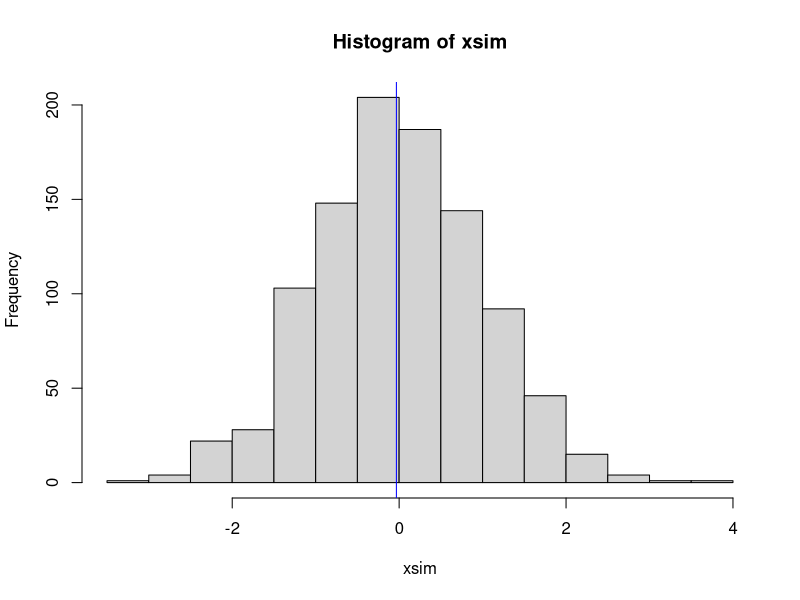
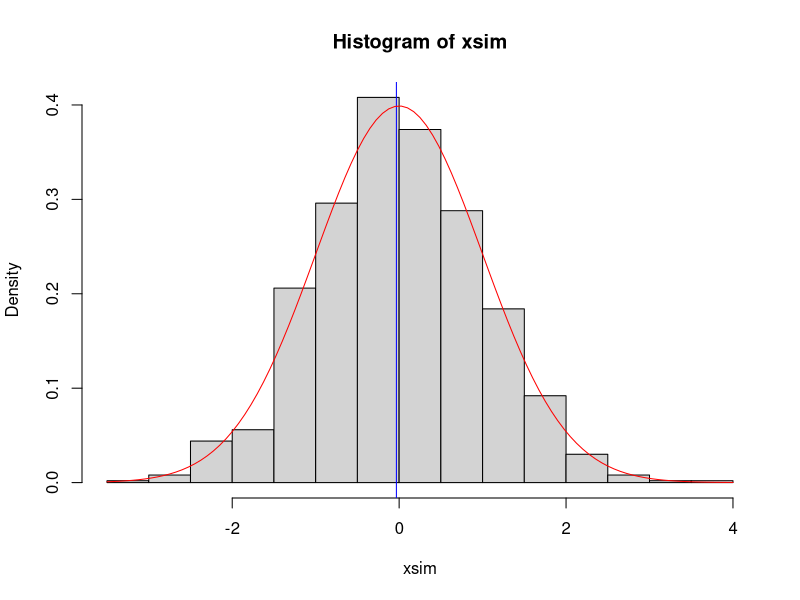
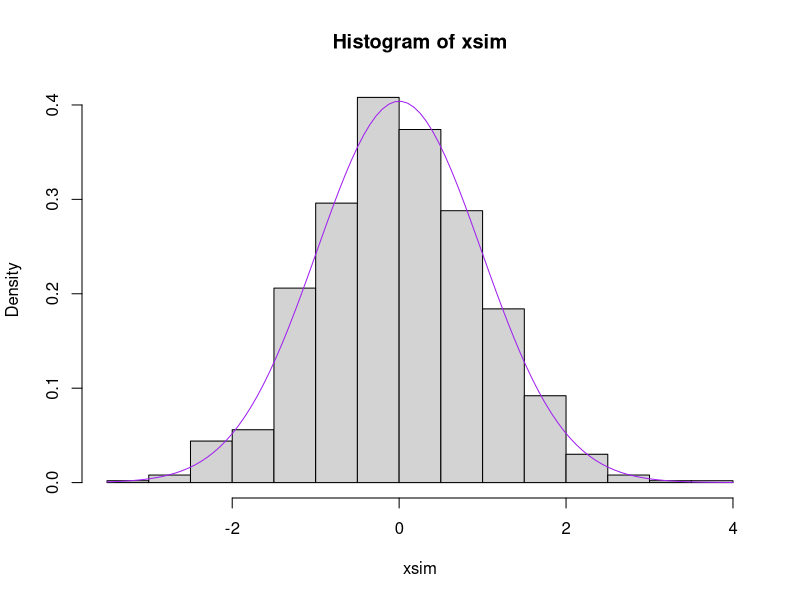

Source code (R) for these figures, in order:
## ---- chunk 1
# simulerer og gemmer tallene i variablen xsim
xsim <- rnorm(1000, mean = 0, sd = 1)

# plotter histogrammet
hist(xsim)

# beregner medianen, og gemmer resultaterne under navnet x_med
x_med <- median(xsim)

# tilfojer en blaa vertikal linje gennem medianen
abline(v = x_med, col = "blue")

## ---- chunk 2
# histogram og vertikal linje gennem medianen
hist(xsim, freq = FALSE)
abline(v = x_med, col = "blue")

# tilfoj kurven af taethedsfunktionen
curve(dnorm(x, mean = 0, sd = 1), add = TRUE, col = "red")
## ---- chunk 3
# histogram
hist(xsim, freq = FALSE)

# taethedsfunktionen af tilpasset normalfordeling
curve(dnorm(x, mean = mean(xsim), sd = sd(xsim)), add = TRUE, col = "purple")
